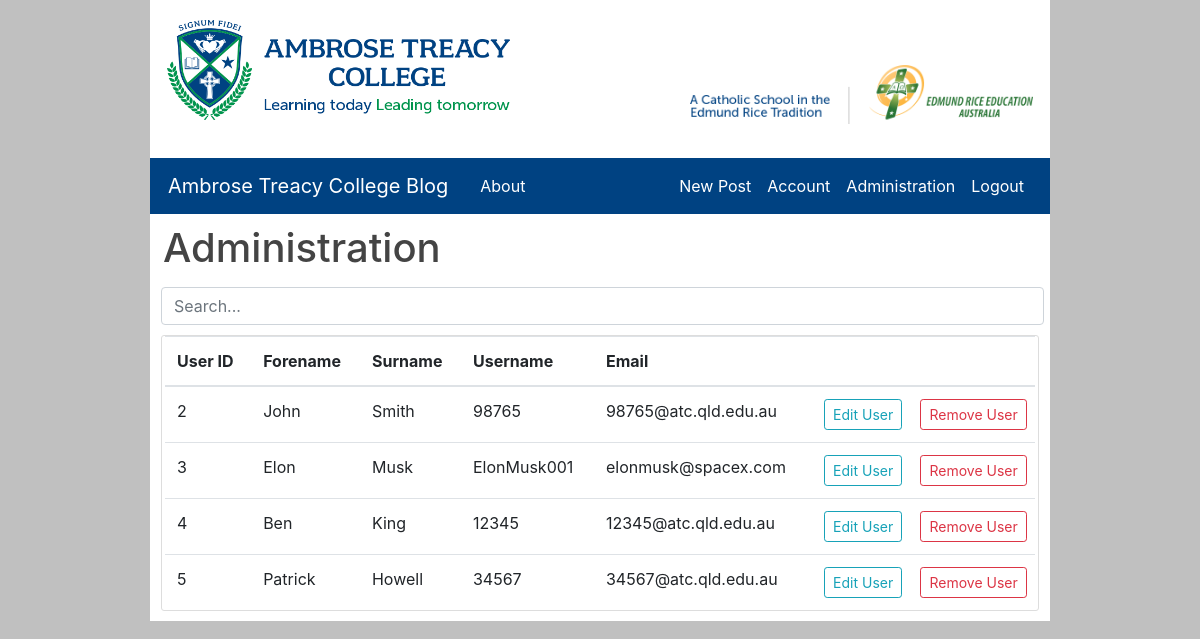
Page /admin/ (signed in) on the earlier database version.
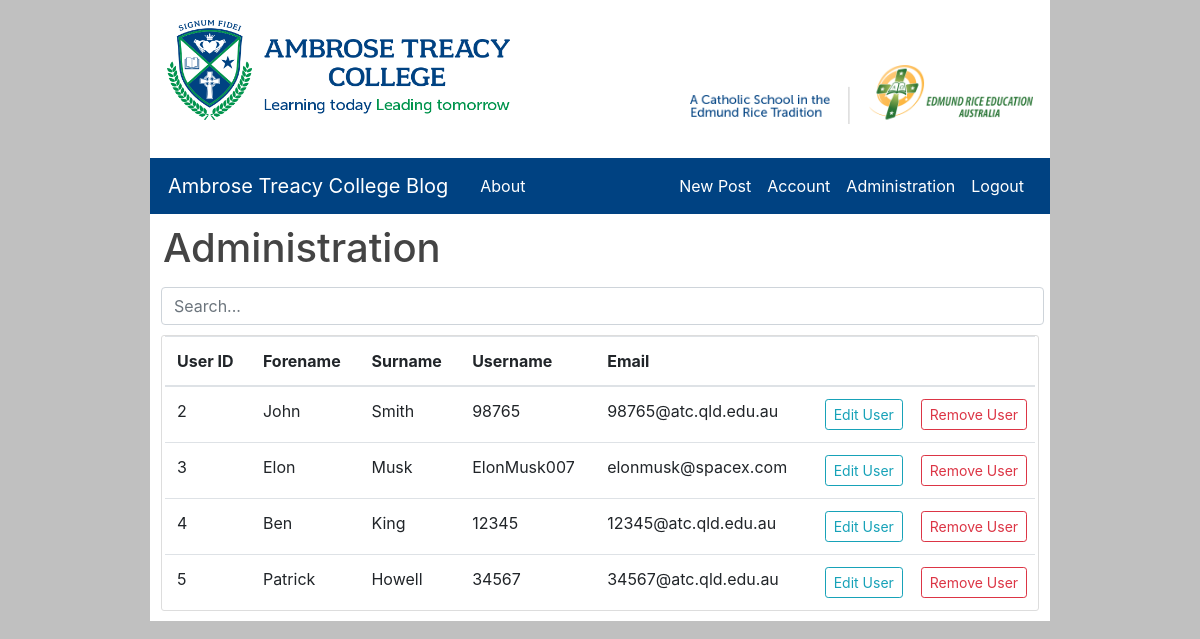
Same page on the later database version.
### flaskBlog/models.py (models this page shows, shortened)
class User(db.Model, UserMixin):
    id = db.Column(db.Integer, primary_key=True)
    username = db.Column(db.String(20), unique=True, nullable=False)
    email = db.Column(db.String(120), unique=True, nullable=False)
    image_file = db.Column(db.String(20), nullable=False, default="default.jpg")
    password = db.Column(db.String(60), nullable=False)
    administrator = db.Column(db.Integer, nullable=True)
    posts = db.relationship("Post", backref="author", lazy=True)
    forename = db.Column(db.String(50), nullable=True)
    surname = db.Column(db.String(50), nullable=True)

### flaskBlog/routes.py (the view)
@app.route("/admin/", methods=["GET"])
@login_required
def admin():
    if current_user.administrator != 1:
        return redirect(url_for("home"))
    posts = Post.query.all()
    noSidebar = False
    users = User.query.filter(User.username != current_user.username)
    return render_template("admin.html", title="Administration", users=users, posts=posts, userE=None, userD=None)

### flaskBlog/models.py (called while the page is built)
@login_manager.user_loader
def load_user(user_id):
    return User.query.get(int(user_id))

### flaskBlog/templates/admin.html (shortened to what this page needs)
{% extends 'layout.html' %}
{% block content %}
<div class="container">
    <div id="title">
        <h1>Administration</h1>
    </div>
    <div style="margin-bottom: 10px; padding-left: 5px;">
        <input class="form-control" id="searchInput" type="text" placeholder="Search...">
    </div>
    <div class="table-responsive" id="adminTable" style="width: auto;">
        <table class="table table-hover" style="margin-bottom: 0px;">
            <thead>
                <tr>
                    <th>User ID</th>
                    <th>Forename</th>
                    <th>Surname</th>
                    <th>Username</th>
                    <th>Email</th>
                    <th></th>
                    <th></th>
                </tr>
            </thead>
            <tbody id="userTable">
                {% for user in users %}
                <tr>
                    <td>
                        {{ user.id }}
                    </td>
                    <td>
                        {{ user.forename }}
                    </td>
                    <td>
                        {{ user.surname }}
                    </td>
                    <td>
                        {{ user.username }}
                    </td>
                    <td>
                        {{ user.email }}
                    </td>
                    <td style="padding-right: 0px;">
                        <a class="btn btn-outline-info btn-sm" href="{{ url_for('editUser', userToEdit=user.id) }}">Edit
                            User</a>
                    </td>
                    <td style="padding-right: 0px;">
                        <a class="btn btn-outline-danger btn-sm"
                            href="{{ url_for('deleteUser', userToDelete=user.id) }}">Remove User</a>
                    </td>
                </tr>
                {% endfor %}
            </tbody>
        </table>
    </div>
</div>
{% endblock content %}

Differences in the rows shown:
changed User "Elon": username "ElonMusk001" → "ElonMusk007"
